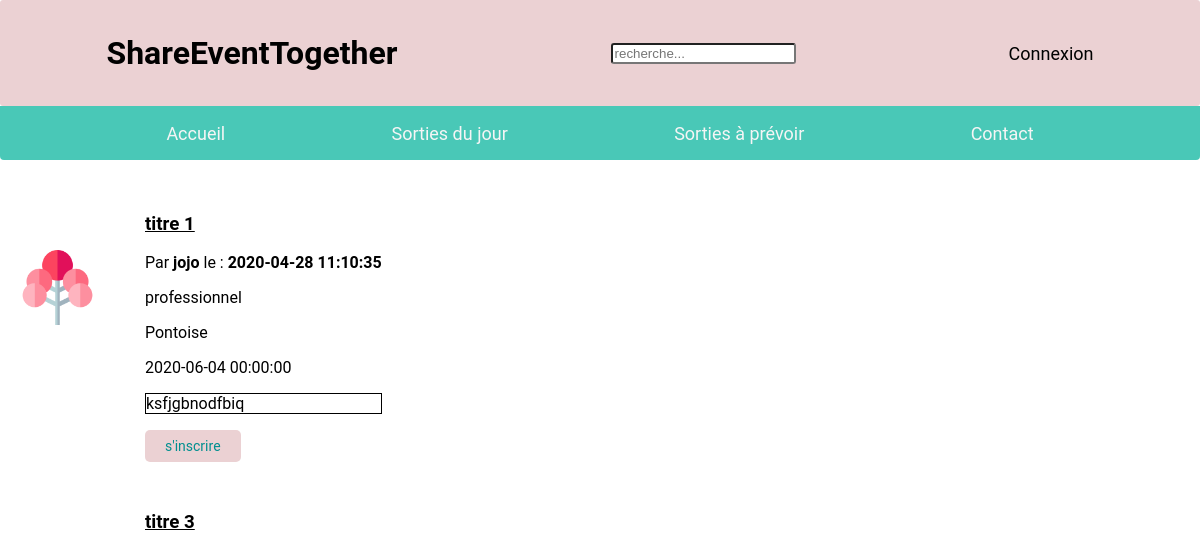
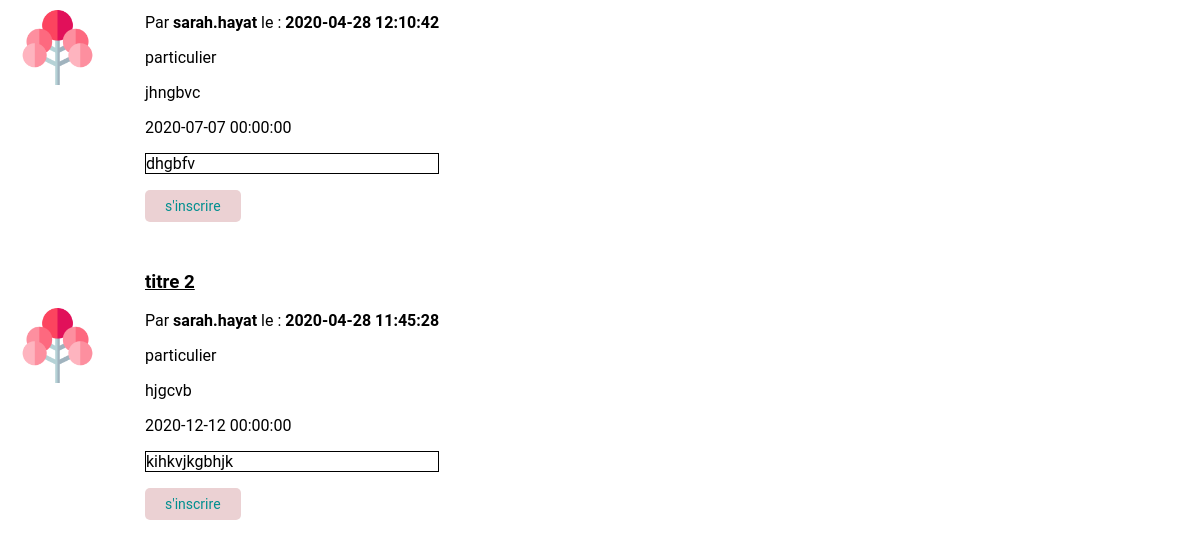
The app's page /php/sortieAPrevoir.php, older data (2 pictures, top to bottom).
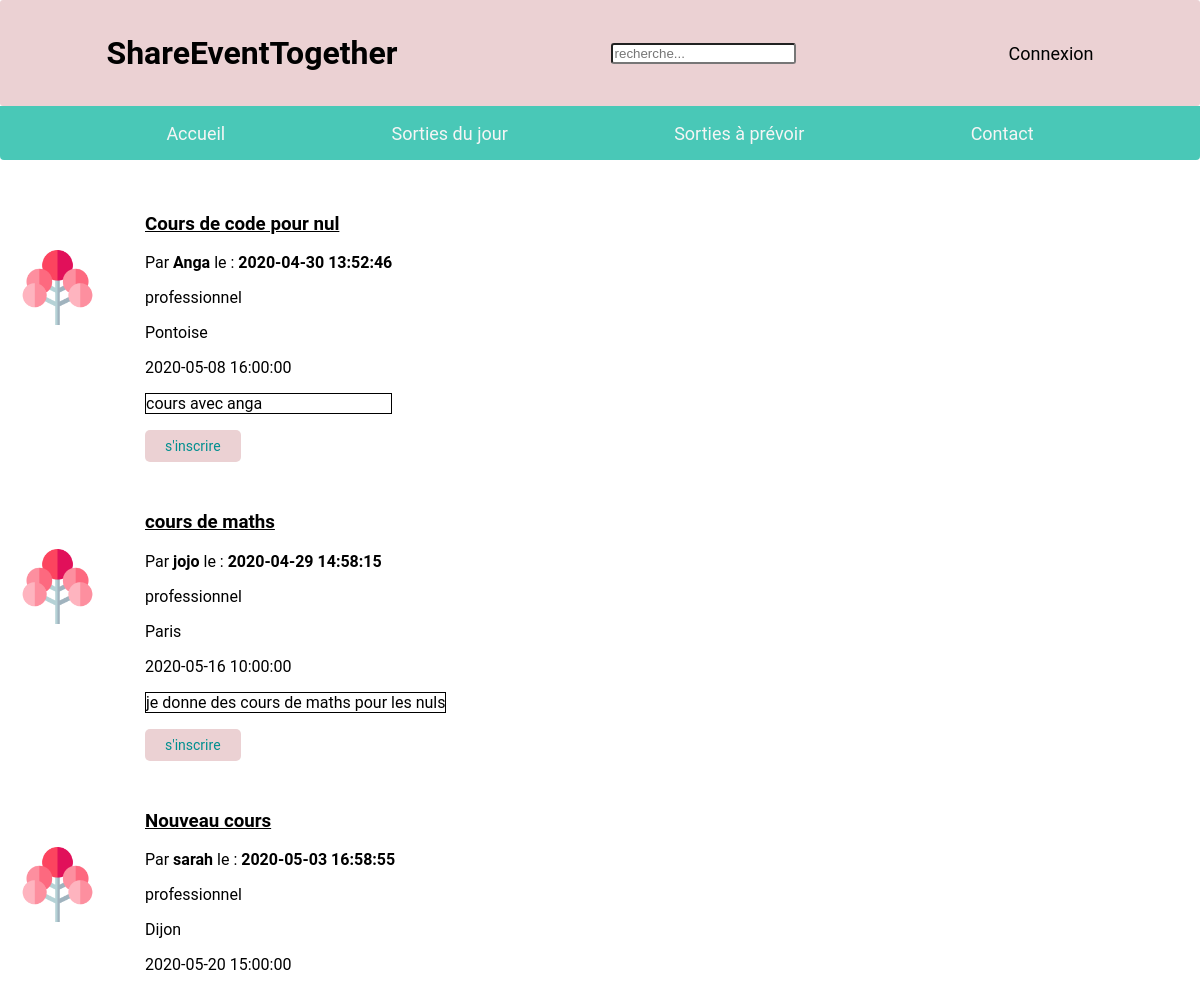
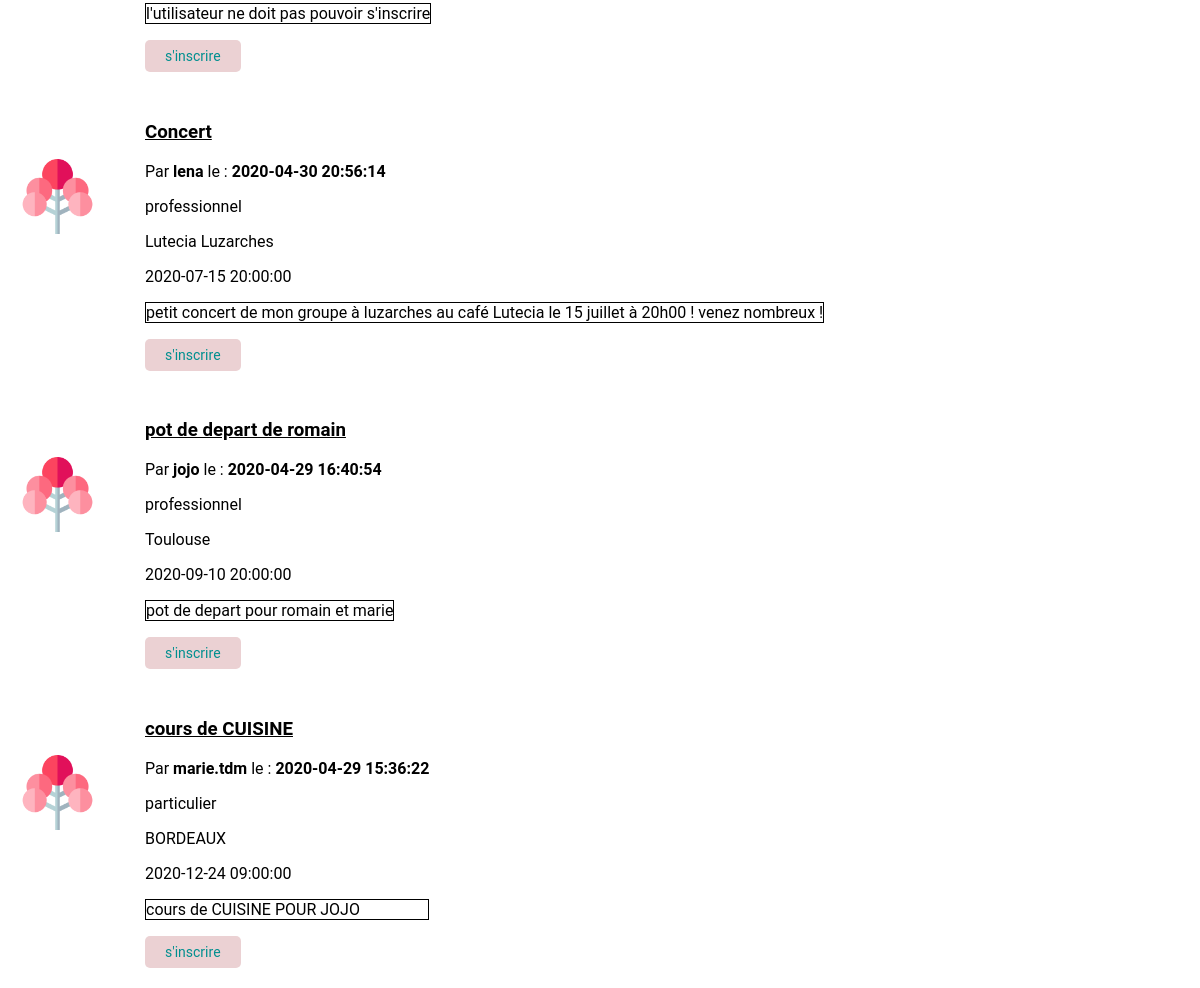
The same page, newer data (2 pictures, top to bottom).
### tables this page shows
CREATE TABLE `evenements` (
  `id_evenement` int(11) NOT NULL,
  `id_utilisateur` int(11) NOT NULL,
  `date_poste` datetime NOT NULL DEFAULT CURRENT_TIMESTAMP,
  `description` text NOT NULL,
  `date_evenement` datetime NOT NULL,
  `titre_evenement` varchar(250) NOT NULL,
  `id_karma` int(11) DEFAULT NULL,
  `lieu` varchar(255) DEFAULT NULL
);

CREATE TABLE `utilisateurs` (
  `id_utilisateur` int(11) NOT NULL,
  `prenom` varchar(100) NOT NULL,
  `nom` varchar(100) NOT NULL,
  `date_naissance` date NOT NULL,
  `adresse` varchar(250) NOT NULL,
  `code_postale` int(5) NOT NULL,
  `pays` varchar(100) NOT NULL,
  `telephone` int(10) NOT NULL,
  `mail` varchar(250) NOT NULL,
  `pseudo` varchar(100) NOT NULL,
  `mot_de_passe` varchar(255) NOT NULL,
  `type_utilisateur` varchar(50) NOT NULL,
  `ville` varchar(200) NOT NULL,
  `date_creation_utilisateur` datetime DEFAULT CURRENT_TIMESTAMP
);

### php/sortieAPrevoir.php (the view, shortened to what this page needs)
<!DOCTYPE html>
<html lang="fr">
<head>
    <link rel="stylesheet" href="../assets/css/sortie.css"/>
</head>
<body>
<?php
if (isset($_SESSION['username'])) {
    require("headerConnect.php");
} else {
    require("headerDisconnect.php");
}
?>
<?php
require("../controllers/bdd.php");
$reponse = $bdd->query('SELECT ut.* , ev.* FROM evenements as ev left join utilisateurs as ut
        on ev.id_utilisateur= ut.id_utilisateur where DATE(ev.date_evenement) > DATE(now()) order by DATE(ev.date_evenement) ASC');
while ($donnees = $reponse->fetch()) {
    ?>
    <div class="listOfEvent">
        <ul class="collectionItem">
            <div class="pictureEvent">
                <img id="imgTree" src="../assets/images/arbre_icon.png"/>
            </div>
            <div class="pictureEvent">
                <h3 class="titleOfEvent"><?php echo $donnees['titre_evenement']; ?> </h3>
                <p><?php echo "Par " . '<b>' . $donnees['pseudo'] . '</b>' . " le : " . '<b>' . $donnees['date_poste'] . '</b>'; ?></p>
                <p><?php echo $donnees['type_utilisateur']; ?></p>
                <p><?php echo $donnees['lieu']; ?></p>
                <p><?php echo $donnees['date_evenement']; ?></p>
                <p class="description"><?php echo $donnees['description']; ?></p>
                <?php
                if ($donnees['id_utilisateur'] !== $_SESSION['id_name']) {
                    ?>
                    <a class="inputListOfEvent"
                       href="../controllers/inscription.php?id_evenement= <?php echo $donnees['id_evenement']; ?>">
                        s'inscrire </a>
                    <?php
                }
                ?>
            </div>
        </ul>
    </div>
    <?php
}
?>
</body>
</html>

### php/headerDisconnect.php (shortened to what this page needs)
<html>
<head>
    <link rel="stylesheet" href="../assets/css/headerConnect.css"/>
</head>
<header class="header">
    <div class="menuHaut">
        <h1 id="title"> ShareEventTogether</h1>
        <input id="search" type="text" placeholder="recherche...">
        <a id="connect" href="connect.php"> Connexion </a>
    </div>
    <div class="menuBas">
        <a href="index.php"> Accueil</a>
        <a href="sortieDuJour.php"> Sorties du jour</a>
        <a href="sortieAPrevoir.php"> Sorties à prévoir</a>
        <a href="contact.php"> Contact</a>
    </div>
</header>
</html>

### assets/css/sortie.css (style rules this page uses)
body { margin: 0 !important; font-family: 'Roboto', sans-serif; }
#search { border-radius: 3px; }
#imgTree { width: 75px; padding-right: 50px; margin-top: 45%; }
.titleOfEvent { text-decoration: underline; }
.collectionItem { display: flex; flex-direction: row; margin: 10px; padding: 10px; }
.description { border: 1px solid black; }
.inputListOfEvent { background-color: #EBD1D3; border: none; color: #008F8F; padding: 8px 20px; text-align: center; border-radius: 5px; text-decoration: none; display: inline-block; font-size: 14px; }

### assets/css/headerConnect.css (style rules this page uses)
body { margin: 0 !important; font-family: 'Roboto', sans-serif; }
header { margin-bottom: 2%; }
.menuHaut { display: flex; width: 100%; height: 106px; background : #EBD1D3 !important; border-radius: 3px; align-items: center; justify-content: space-around; }
.menuBas { display: flex; width: 100%; height: 54px; background : rgba(23, 185, 163, 0.78) !important; border-radius: 0px 0px 4px 4px; justify-content: space-evenly; align-items: center; }
.menuHaut a { text-decoration: none; color: black; font-size: large; }
.menuBas a { text-decoration: none; color: whitesmoke; font-size: large; }

Row changes from the older to the newer data that the page shows:
removed evenements: titre_evenement "titre 1", id_utilisateur.pseudo "jojo", date_poste "2020-04-28 11:10:35", id_utilisateur.type_utilisateur "professionnel", lieu "Pontoise", date_evenement "2020-06-04 00:00:00", description "ksfjgbnodfbiq"
removed evenements: titre_evenement "titre 3", id_utilisateur.pseudo "sarah.hayat", date_poste "2020-04-28 12:10:42", id_utilisateur.type_utilisateur "particulier", lieu "jhngbvc", date_evenement "2020-07-07 00:00:00", description "dhgbfv"
removed evenements: titre_evenement "titre 2", id_utilisateur.pseudo "sarah.hayat", date_poste "2020-04-28 11:45:28", id_utilisateur.type_utilisateur "particulier", lieu "hjgcvb", date_evenement "2020-12-12 00:00:00", description "kihkvjkgbhjk"
added evenements: titre_evenement "Cours de code pour nul", id_utilisateur.pseudo "Anga", date_poste "2020-04-30 13:52:46", id_utilisateur.type_utilisateur "professionnel", lieu "Pontoise", date_evenement "2020-05-08 16:00:00", description "cours avec anga"
added evenements: titre_evenement "cours de maths", id_utilisateur.pseudo "jojo", date_poste "2020-04-29 14:58:15", id_utilisateur.type_utilisateur "professionnel", lieu "Paris", date_evenement "2020-05-16 10:00:00", description "je donne des cours de maths pour les nuls"
added evenements: titre_evenement "Nouveau cours", id_utilisateur.pseudo "sarah", date_poste "2020-05-03 16:58:55", id_utilisateur.type_utilisateur "professionnel", lieu "Dijon", date_evenement "2020-05-20 15:00:00", description "l'utilisateur ne doit pas pouvoir s'inscrire"
added evenements: titre_evenement "Concert", id_utilisateur.pseudo "lena", date_poste "2020-04-30 20:56:14", id_utilisateur.type_utilisateur "professionnel", lieu "Lutecia Luzarches", date_evenement "2020-07-15 20:00:00", description "petit concert de mon groupe à luzarches au café Lutecia le 15 juillet à 20h00 ! venez nombreux !"
added evenements: titre_evenement "pot de depart de romain", id_utilisateur.pseudo "jojo", date_poste "2020-04-29 16:40:54", id_utilisateur.type_utilisateur "professionnel", lieu "Toulouse", date_evenement "2020-09-10 20:00:00", description "pot de depart pour romain et marie"
added evenements: titre_evenement "cours de CUISINE", id_utilisateur.pseudo "marie.tdm", date_poste "2020-04-29 15:36:22", id_utilisateur.type_utilisateur "particulier", lieu "BORDEAUX", date_evenement "2020-12-24 09:00:00", description "cours de CUISINE POUR JOJO"
